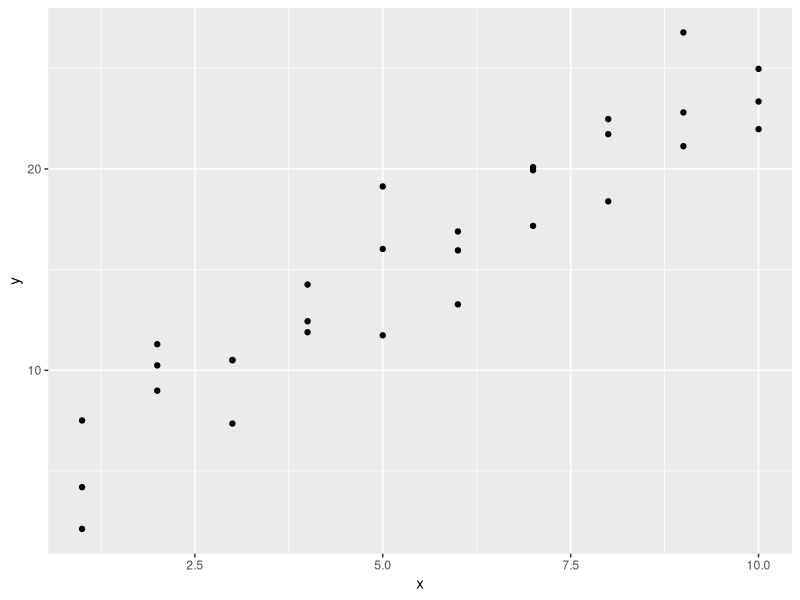
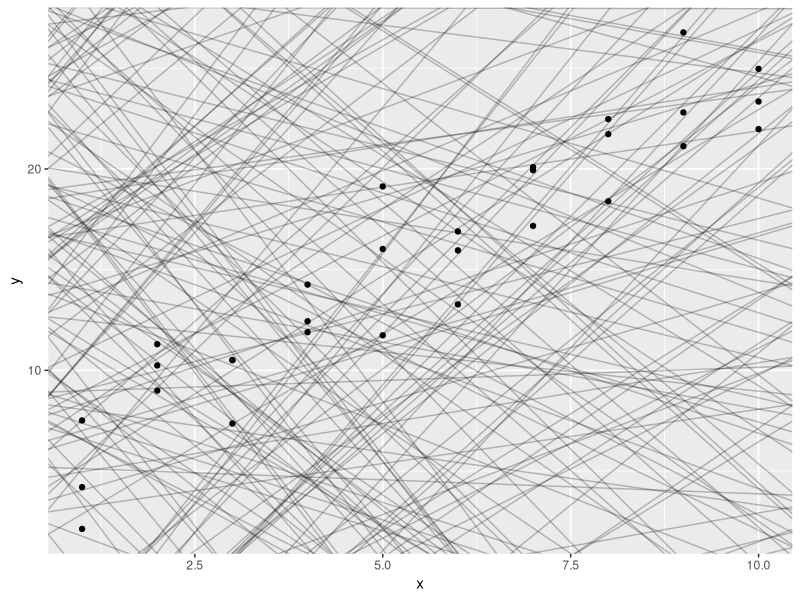
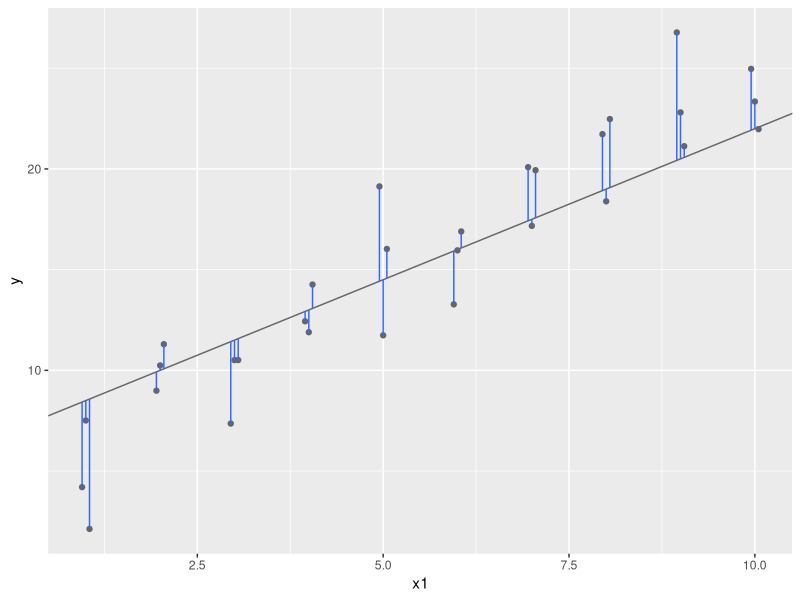
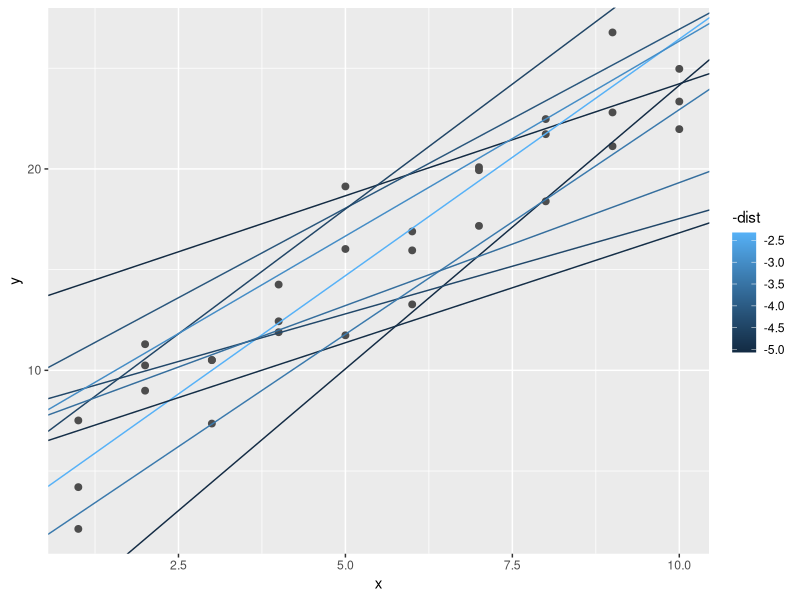
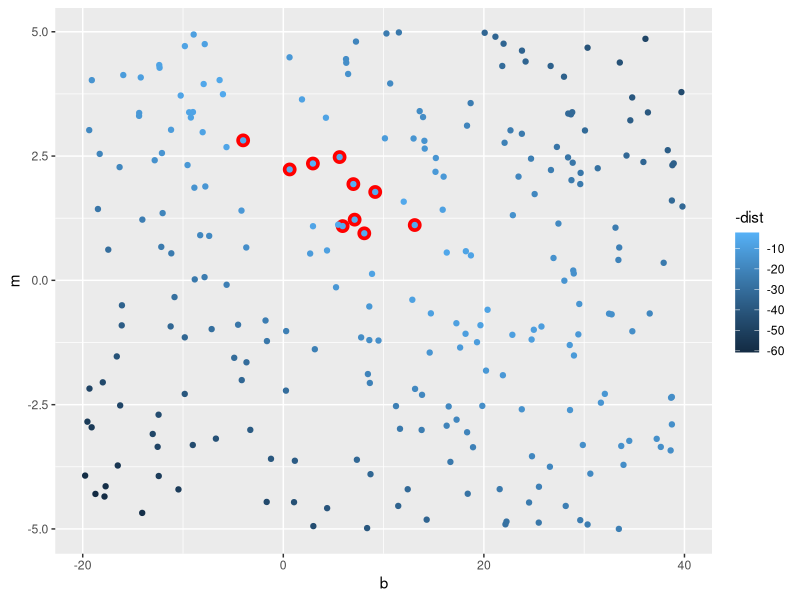
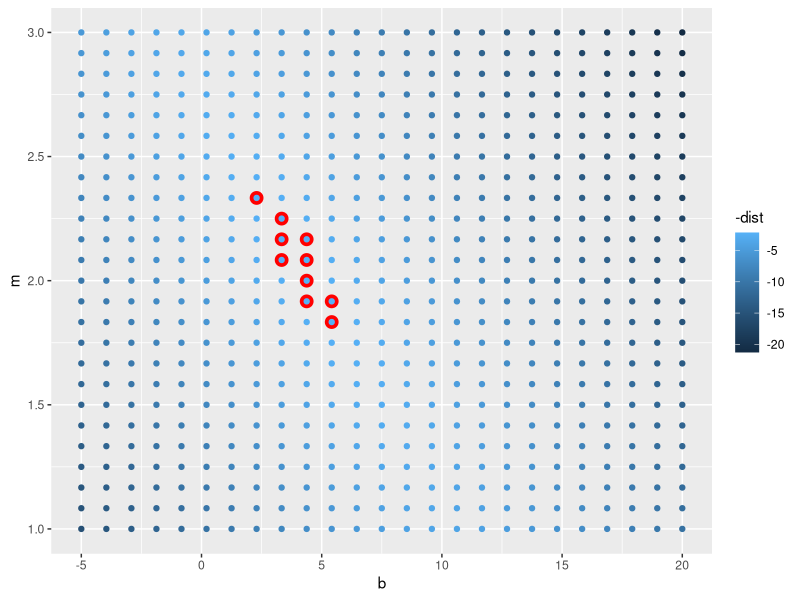
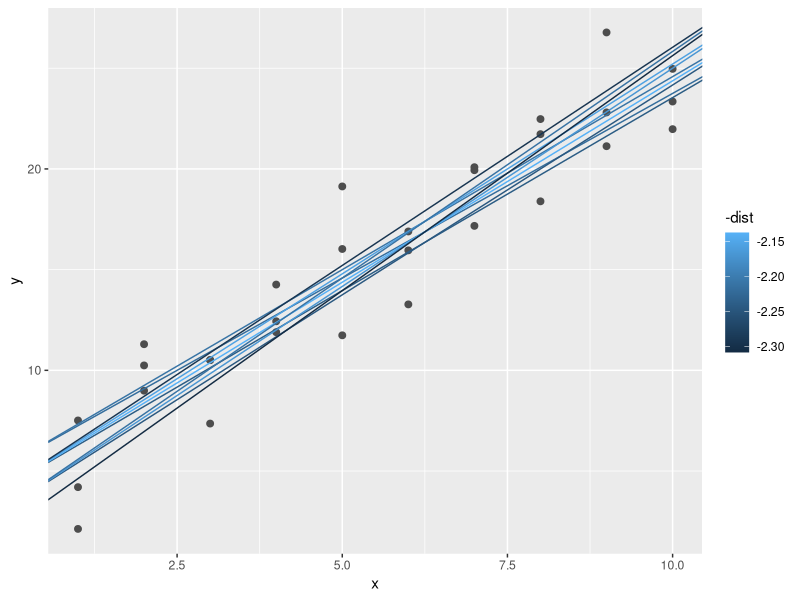
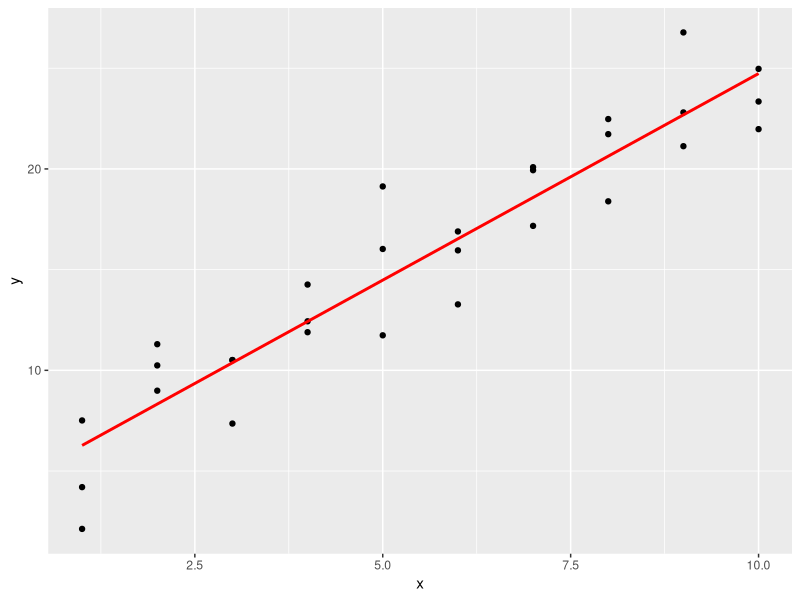

Write R code to recreate these figures, in order.
## ---- chunk 1
knitr::opts_chunk$set(echo = FALSE, fig.width = 8, fig.height= 4.5)
library(tidyverse)
library(knitr)
## ---- chunk 2
library(tidyverse)

library(modelr)
options(na.action = na.warn)
## ---- chunk 3
ggplot(sim1, aes(x, y)) + 
  geom_point()

## ---- chunk 4
models <- tibble(
  b = runif(250, -20, 40),
  m = runif(250, -5, 5)
)

ggplot(sim1, aes(x, y)) + 
  geom_abline(aes(intercept = b, slope = m), data = models, alpha = 1/4) +
  geom_point() 
## ---- chunk 5
dist1 <- sim1 %>% 
  mutate(
    dodge = rep(c(-1, 0, 1) / 20, 10),
    x1 = x + dodge,
    pred = 7 + x1 * 1.5
  )
ggplot(dist1, aes(x1, y)) + 
  geom_abline(intercept = 7, slope = 1.5, colour = "grey40") +
  geom_point(colour = "grey40") +
  geom_linerange(aes(ymin = y, ymax = pred), colour = "#3366FF") 
## ---- chunk 6
model1 <- function(a, data) {
  a[1] + data$x * a[2]
}

measure_distance <- function(mod, data) {
  diff <- data$y - model1(mod, data)
  sqrt(mean(diff ^ 2))
}

sim1_dist <- function(a1, a2) {
  measure_distance(c(a1, a2), sim1)
}

models <- models %>% 
  mutate(dist = purrr::map2_dbl(b, m, sim1_dist))
## ---- chunk 7
ggplot(sim1, aes(x, y)) + 
  geom_point(size = 2, colour = "grey30") + 
  geom_abline(
    aes(intercept = b, slope = m, colour = -dist), 
    data = filter(models, rank(dist) <= 10)
  )
## ---- chunk 8
ggplot(models, aes(b, m)) +
  geom_point(data = filter(models, rank(dist) <= 10), size = 4, colour = "red") +
  geom_point(aes(colour = -dist))
## ---- chunk 9
grid <- expand.grid(
  b = seq(-5, 20, length = 25),
  m = seq(1, 3, length = 25)
  ) %>% 
  mutate(dist = purrr::map2_dbl(b, m, sim1_dist))

grid %>% 
  ggplot(aes(b, m)) +
  geom_point(data = filter(grid, rank(dist) <= 10), size = 4, colour = "red") +
  geom_point(aes(colour = -dist)) 
## ---- chunk 10
ggplot(sim1, aes(x, y)) + 
  geom_point(size = 2, colour = "grey30") + 
  geom_abline(
    aes(intercept = b, slope = m, colour = -dist), 
    data = filter(grid, rank(dist) <= 10)
  )
## ---- chunk 11
sim1_mod <- lm(y ~ x, data = sim1)

grid <- sim1 %>% 
  data_grid(x) %>% 
  add_predictions(sim1_mod)

ggplot(sim1, aes(x)) +
  geom_point(aes(y = y)) +
  geom_line(aes(y = pred), data = grid, colour = "red", size = 1)

## ---- chunk 12
sim1 <- sim1 %>% add_residuals(sim1_mod)

ggplot(sim1, aes(x, resid)) + 
  geom_ref_line(h = 0) +
  geom_point() 
## ---- chunk 13
ggplot(sim2) + 
  geom_point(aes(x, y))
## ---- chunk 14
mod2 <- lm(y ~ x, data = sim2)
grid <- sim2 %>% data_grid(x) %>% add_predictions(mod2)

ggplot(sim2, aes(x)) + 
  geom_point(aes(y = y)) +
  geom_point(data = grid, aes(y = pred), colour = "red", size = 4)
## ---- chunk 15
ggplot(sim3, aes(x1, y)) + 
  geom_point(aes(colour = x2))
## ---- chunk 16
mod1 <- lm(y ~ x1 + x2, data = sim3)
mod2 <- lm(y ~ x1 * x2, data = sim3)
## ---- chunk 17
grid <- sim3 %>% 
  data_grid(x1, x2) %>% 
  gather_predictions(mod1, mod2)
## ---- chunk 18
ggplot(sim3, aes(x1, y, colour = x2)) + 
  geom_point() + 
  geom_line(data = grid, aes(y = pred)) + 
  facet_wrap(~ model)
## ---- chunk 19
sim3 <- sim3 %>% 
  gather_residuals(mod1, mod2)

ggplot(sim3, aes(x1, resid, colour = x2)) + 
  geom_point() + 
  facet_grid(model ~ x2)
